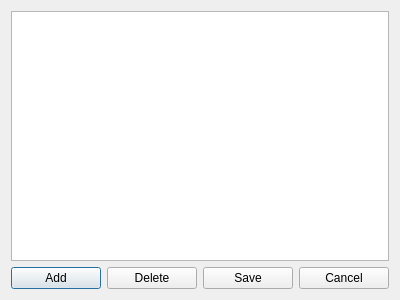
<?xml version="1.0" encoding="UTF-8"?>
<ui version="4.0">
 <class>Dialog_Device_Settings</class>
 <widget class="QDialog" name="Dialog_Device_Settings">
  <property name="geometry">
   <rect>
    <x>0</x>
    <y>0</y>
    <width>400</width>
    <height>300</height>
   </rect>
  </property>
  <property name="windowTitle">
   <string>Devices</string>
  </property>
  <layout class="QVBoxLayout" name="verticalLayout">
   <item>
    <widget class="QTableWidget" name="tableWidget_device"/>
   </item>
   <item>
    <layout class="QHBoxLayout" name="horizontalLayout">
     <item>
      <widget class="QPushButton" name="pushButton_Add">
       <property name="text">
        <string>Add</string>
       </property>
      </widget>
     </item>
     <item>
      <widget class="QPushButton" name="pushButton_Delete">
       <property name="text">
        <string>Delete</string>
       </property>
      </widget>
     </item>
     <item>
      <widget class="QPushButton" name="pushButton_Save">
       <property name="text">
        <string>Save</string>
       </property>
      </widget>
     </item>
     <item>
      <widget class="QPushButton" name="pushButton_Cancel">
       <property name="text">
        <string>Cancel</string>
       </property>
      </widget>
     </item>
    </layout>
   </item>
  </layout>
 </widget>
 <resources/>
 <connections/>
</ui>
